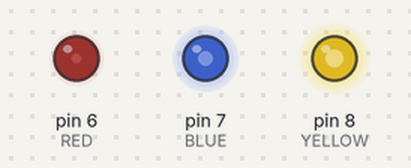
A sketch run on a simulated Arduino Uno, built with avr-gcc and run on an emulated ATmega328P. On the bench: output pins drawn as LEDs (lit = HIGH).

Above: at 0.05 s.
At 1.85 s:
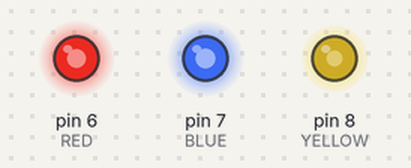
At 3.7 s:
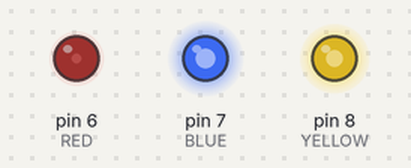
At 7.4 s:
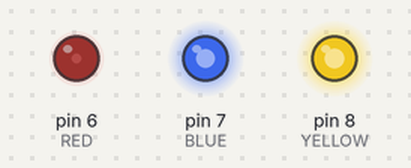
At 10.95 s:
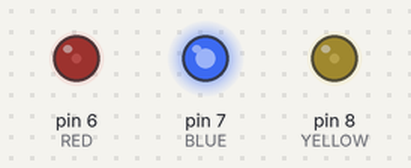
At 14.75 s:
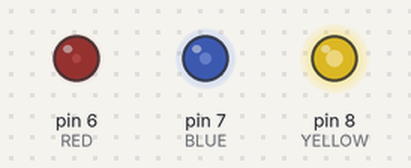
Timing chart, 0 to 19.2 s (numbered marks = the images above):
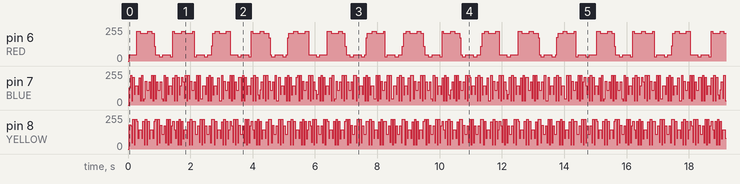

The sketch:

RTOS_Task_Priority_R3.ino
```cpp
#include <Arduino_FreeRTOS.h>

#define RED    6
#define BLUE   7
#define YELLOW 8

typedef int TaskProfiler;

TaskProfiler RedLEDProfiler;
TaskProfiler YellowLEDProfiler;
TaskProfiler BlueLEDProfiler;

// uwaga na delay - delay usuwa priorytety
// wyższe priorytety mają pierszeństwo
// mając najwyższy priorytet dioda nie miga i się świeci jako jedyna
// mając dwie takie same priorytety diody  migają na zmianę
void setup()
{
  xTaskCreate(redLEDController,"Red Led",100,NULL,3,NULL);
  xTaskCreate(yellowLEDController,"Yellow Led",100,NULL,3,NULL);
  xTaskCreate(blueLEDController,"Blue Led",100,NULL,1,NULL);
}

void loop() {}

void redLEDController(void *pvParameters)
{
  pinMode(RED, OUTPUT);
  while(1)
  {
    digitalWrite(RED, digitalRead(RED)^1);
    //delay(100);
  }
}
void yellowLEDController(void *pvParameters)
{
  pinMode(YELLOW, OUTPUT);
  while(1)
  {
    digitalWrite(YELLOW, digitalRead(YELLOW)^1);
    //delay(100);
  }
}
void blueLEDController(void *pvParameters)
{
  pinMode(BLUE, OUTPUT);
  while(1)
  {
    digitalWrite(BLUE, digitalRead(BLUE)^1);
    //delay(100);
  }
}
```

Measured:
- by itself, pin 6 (RED), pin 7 (BLUE), pin 8 (YELLOW): moves between 31/255 and 224/255, repeating every 14.8 s
